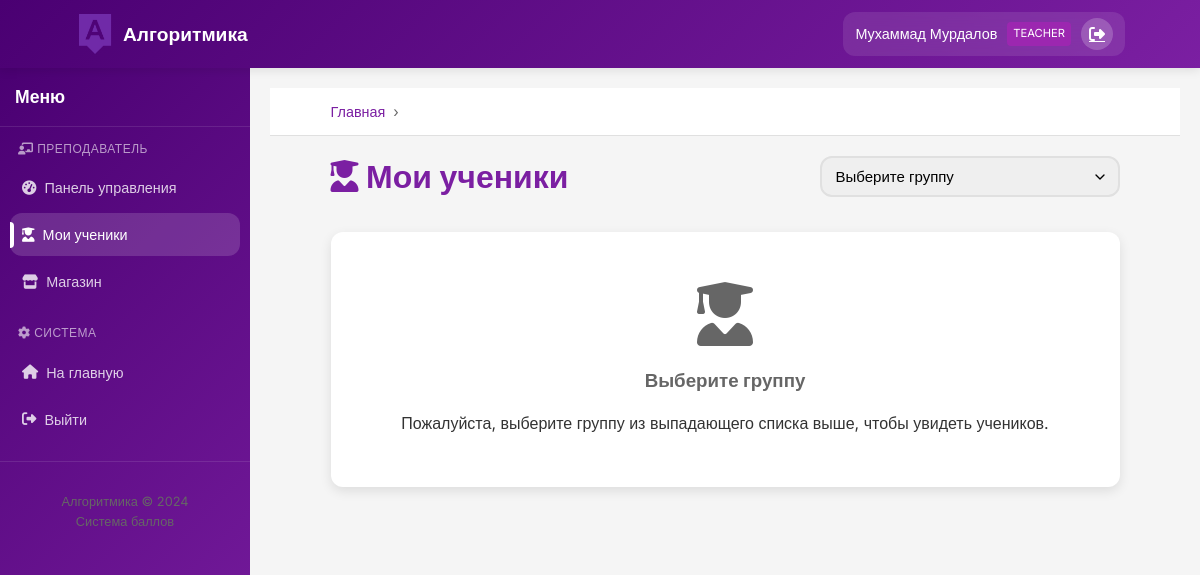
The page /teacher/students (signed in) on the database its author committed.
### app.py (models this page shows)
class User(UserMixin, db.Model):
    id = db.Column(db.Integer, primary_key=True)
    username = db.Column(db.String(80), unique=True, nullable=False)
    password = db.Column(db.String(200), nullable=False)
    visible_password = db.Column(db.String(80), nullable=True)
    first_name = db.Column(db.String(80), nullable=False)
    last_name = db.Column(db.String(80), nullable=False)
    role = db.Column(db.String(20), nullable=False)  # admin, teacher, student
    group_id = db.Column(db.Integer, db.ForeignKey('group.id'), nullable=True)
    points = db.Column(db.Integer, default=0)
    earned_points = db.Column(db.Integer, default=0)
    created_at = db.Column(db.DateTime, default=datetime.utcnow)
    group = db.relationship('Group', backref='students', foreign_keys=[group_id])
    points_history = db.relationship('PointsHistory', backref='user', lazy=True,
                                     foreign_keys='PointsHistory.user_id')
    orders = db.relationship('Order', backref='student', lazy=True,
                            foreign_keys='Order.student_id')

### app.py (the view, shortened to what this page needs)
@app.route('/teacher/students', methods=['GET', 'POST'])
@login_required
def teacher_students():
    if current_user.role != 'teacher':
        return redirect(url_for('index'))
    groups = Group.query.filter_by(teacher_id=current_user.id).all()
    for group in groups:
        group.student_count = User.query.filter_by(group_id=group.id, role='student').count()
    if not groups:
        flash('У вас нет назначенных групп', 'warning')
        return render_template('teacher/teacher_students_new.html', students=[], groups=[], selected_group=None, reward_reasons=[])
    selected_group_id = request.args.get('group_id')
    selected_group = None
    students = []
    reward_reasons = RewardReason.query.order_by(RewardReason.order).all()
    return render_template('teacher/teacher_students_new.html',
                         students=students,
                         groups=groups,
                         selected_group=selected_group,
                         reward_reasons=reward_reasons)

### app.py (called while the page is built)
@login_manager.user_loader
def load_user(user_id):
    return User.query.get(int(user_id))

@app.context_processor
def inject_now():
    return {'datetime': datetime}

### templates/teacher/teacher_students_new.html (shortened to what this page needs)
{% extends "base.html" %}
{% block content %}
<div class="container">
    <div style="display: flex; justify-content: space-between; align-items: center; margin-bottom: 30px;">
        <h1 style="color: var(--primary-color);">
            <i class="fas fa-user-graduate"></i> Мои ученики
        </h1>
        <div style="display: flex; gap: 15px;">
            {% if groups %}
            <select id="group-select" class="form-control" style="width: 300px;" onchange="changeGroup(this)">
                <option value="">Выберите группу</option>
            </select>
            {% endif %}
        </div>
    </div>
    {% if not groups %}
    <div class="card fade-in">
        <div style="text-align: center; padding: 40px; color: var(--text-light);">
            <i class="fas fa-users-slash" style="font-size: 3rem; margin-bottom: 20px; display: block;"></i>
            <h4>У вас нет назначенных групп</h4>
            <p>Обратитесь к администратору для назначения групп</p>
        </div>
    </div>
    {% elif not students %}
    <div class="card fade-in" style="text-align: center; padding: 50px; margin-top: 20px;">
        <i class="fas fa-user-graduate" style="font-size: 4rem; color: var(--text-light); margin-bottom: 20px;"></i>
        <h3 style="color: var(--text-light); margin-bottom: 15px;">Выберите группу</h3>
        <p>Пожалуйста, выберите группу из выпадающего списка выше, чтобы увидеть учеников.</p>
    </div>
    {% endif %}
</div>
{% endblock %}

### templates/base.html (shortened to what this page needs)
<!DOCTYPE html>
<html lang="ru">
<head>
    <link rel="stylesheet" href="{{ url_for('static', filename='css/style.css') }}">
    <link rel="stylesheet" href="https://cdnjs.cloudflare.com/ajax/libs/font-awesome/6.4.0/css/all.min.css">
</head>
<body>
    <nav class="navbar">
        <div class="container">
            <a href="/" class="logo">
                <img src="{{ url_for('static', filename='images/logo.png') }}" alt="Алгоритмика" style="height: 40px;">
                <span>Алгоритмика</span>
            </a>
            {% if current_user.is_authenticated %}
            <div class="user-menu">
                <span class="user-name">{{ current_user.first_name }} {{ current_user.last_name }}</span>
                <span class="user-role">{{ current_user.role|capitalize }}</span>
                <a href="{{ url_for('logout') }}" class="btn-logout" title="Выйти">
                    <i class="fas fa-sign-out-alt"></i>
                </a>
            </div>
            {% endif %}
        </div>
    </nav>
    <div class="main-wrapper">
        {% if current_user.is_authenticated %}
        <aside class="sidebar">
            <div class="sidebar-content">
                <div class="sidebar-header">
                    <h3>Меню</h3>
                </div>
                <nav class="sidebar-nav">
                    {% if current_user.role == 'admin' %}
                    <div class="nav-section">
                        <h4 class="nav-section-title">
                            <i class="fas fa-users-cog"></i> Администрирование
                        </h4>
                        <ul>
                            <li>
                                <a href="{{ url_for('admin_dashboard') }}"
                                   class="{% if request.endpoint == 'admin_dashboard' %}active{% endif %}">
                                    <i class="fas fa-tachometer-alt"></i> Панель управления
                                </a>
                            </li>
                            <li>
                                <a href="{{ url_for('admin_users') }}"
                                   class="{% if request.endpoint in ['admin_users', 'create_users', 'user_detail'] %}active{% endif %}">
                                    <i class="fas fa-users"></i> Пользователи
                                </a>
                            </li>
                            <li>
                                <a href="{{ url_for('admin_groups') }}"
                                   class="{% if request.endpoint in ['admin_groups', 'create_group', 'group_detail'] %}active{% endif %}">
                                    <i class="fas fa-layer-group"></i> Группы
                                </a>
                            </li>
                            <li>
                                <a href="{{ url_for('admin_reward_reasons') }}"
                                   class="{% if request.endpoint in ['admin_reward_reasons', 'create_reward_reason', 'edit_reward_reason'] %}active{% endif %}">
                                    <i class="fas fa-star"></i> Причины баллов
                                </a>
                            </li>
                            <li>
                                <a href="{{ url_for('admin_tips') }}"
                                   class="{% if request.endpoint == 'admin_tips' %}active{% endif %}">
                                    <i class="fas fa-lightbulb"></i> Советы ученикам
                                </a>
                            </li>
                        </ul>
                    </div>
                    <div class="nav-section">
                        <h4 class="nav-section-title">
                            <i class="fas fa-store"></i> Магазин
                        </h4>
                        <ul>
                            <li>
                                <a href="{{ url_for('admin_shop') }}"
                                   class="{% if request.endpoint in ['admin_shop', 'product_detail'] %}active{% endif %}">
                                    <i class="fas fa-boxes"></i> Товары
                                </a>
                            </li>
                            <li>
                                <a href="{{ url_for('admin_orders') }}"
                                   class="{% if request.endpoint in ['admin_orders', 'order_detail'] %}active{% endif %}">
                                    <i class="fas fa-shopping-cart"></i> Заказы
                                    {% if stats and stats.pending_orders > 0 %}
                                    <span class="badge">{{ stats.pending_orders }}</span>
                                    {% endif %}
                                </a>
                            </li>
                        </ul>
                    </div>
                    {% elif current_user.role == 'teacher' %}
                    <div class="nav-section">
                        <h4 class="nav-section-title">
                            <i class="fas fa-chalkboard-teacher"></i> Преподаватель
                        </h4>
                        <ul>
                            <li>
                                <a href="{{ url_for('teacher_dashboard') }}"
                                class="{% if request.endpoint == 'teacher_dashboard' %}active{% endif %}">
                                    <i class="fas fa-tachometer-alt"></i> Панель управления
                                </a>
                            </li>
                            <li>
                                <a href="{{ url_for('teacher_students') }}"
                                class="{% if request.endpoint in ['teacher_students', 'user_detail'] %}active{% endif %}">
                                    <i class="fas fa-user-graduate"></i> Мои ученики
                                </a>
                            </li>
                            <li>
                                <a href="{{ url_for('teacher_shop') }}"
                                class="{% if request.endpoint == 'teacher_shop' %}active{% endif %}">
                                    <i class="fas fa-store"></i> Магазин
                                </a>
                            </li>
                        </ul>
                    </div>
                    {% endif %}
                    <div class="nav-section">
                        <h4 class="nav-section-title">
                            <i class="fas fa-cog"></i> Система
                        </h4>
                        <ul>
                            <li>
                                <a href="{{ url_for('index') }}">
                                    <i class="fas fa-home"></i> На главную
                                </a>
                            </li>
                            <li>
                                <a href="{{ url_for('logout') }}">
                                    <i class="fas fa-sign-out-alt"></i> Выйти
                                </a>
                            </li>
                        </ul>
                    </div>
                </nav>
                <div class="sidebar-footer">
                    <div style="text-align: center; padding: 15px; color: var(--text-light); font-size: 0.8rem;">
                        <p>Алгоритмика © 2024</p>
                        <p>Система баллов</p>
                    </div>
                </div>
            </div>
        </aside>
        {% endif %}
        <main class="main-content {% if not current_user.is_authenticated %}full-width{% endif %}">
            {% if current_user.is_authenticated %}
            <div class="breadcrumbs">
                <div class="container">
                    <a href="{{ url_for('index') }}">Главная</a>
                </div>
            </div>
            {% endif %}
            {% block content %}{% endblock %}
        </main>
    </div>
</body>
</html>

### templates/teacher/teacher_students_new.html (style rules this page uses)
.container { width: 90%; max-width: 1600px; margin: 0 auto; }
@media (max-width: 1200px) { .container { width: 90%; max-width: none; } }

### rows shown on the page
User: first_name "Мухаммад", last_name "Мурдалов", role "TEACHER"
